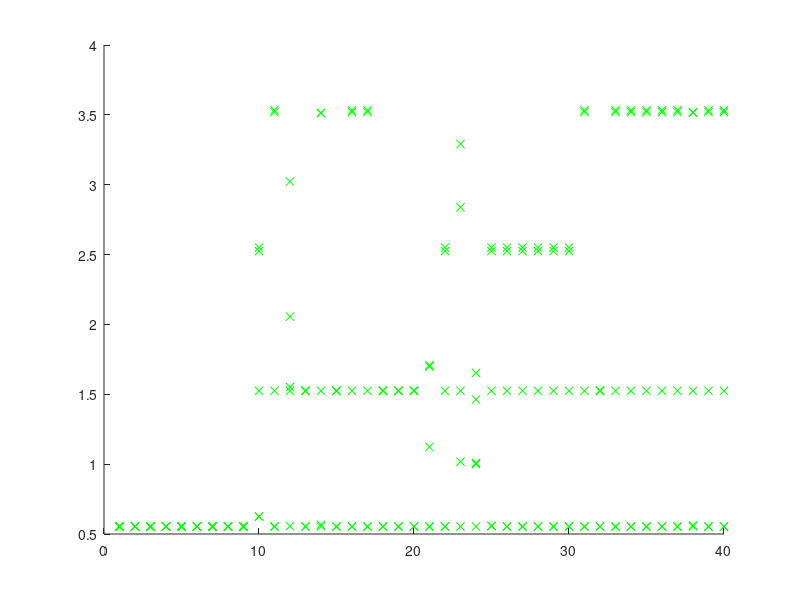

MATLAB code for this plot:

load MamdaniAllvsAll
load MamdaniA1vsAll
load MamdaniA2vsAll
load MamdaniA3vsAll
load MamdaniA4vsAll
load feat_temp


features_raw = feat_temp;

f1 = 4;
f2 = 5;
f3 = 11;
f4 = 17;

 %% Mamdani Classifier AllvsAll
 %  Test Window 1 Sensor 1
 
 d1 = cell2mat(features_raw{f1,1}(1,1));
 d2 = cell2mat(features_raw{f2,1}(1,1));
 d3 = cell2mat(features_raw{f3,1}(1,1));
 d4 = cell2mat(features_raw{f4,1}(1,1));
 
start = 1;
fine = 40;
TP = 0;
 for i = start:fine
 
    input = [d1(1,i) d2(1,i) d3(1,i) d4(1,i)];      
 
    output1 = evalfis(input, MamdaniAllvsAll);
    if (i >= 1 && i <=10)
        if output1 > 0 && output1 <=1
            TP = TP +1;
        end
    elseif (i >= 11 && i <=20)
        if output1 > 1 && output1 <=2
            TP = TP +1;
        end
    elseif (i >= 21 && i <=30)
         if output1 > 2 && output1 <=3
            TP = TP +1;
        end
    elseif (i >= 31 && i <=40)
           if output1 > 3 && output1 <=4
            TP = TP +1;
        end 
     end
   
    hold on;
 
    plot(i, output1, 'gx')
 
 end
 
 TPR_Mamdani_All_vs_All = TP / 40
 FNR_Mamdani_All_vs_All = 1 - TPR_Mamdani_All_vs_All

 
 %% Mamdani Classifier A1vsAll
 %  Test Window 1 Sensor 1
 
 d1 = cell2mat(features_raw{f1,1}(1,1));
 d2 = cell2mat(features_raw{f2,1}(1,1));
 d3 = cell2mat(features_raw{f3,1}(1,1));
 d4 = cell2mat(features_raw{f4,1}(1,1));
 
start = 1;
fine = 40;
TP = 0;
 for i = start:fine
 
    input = [d1(1,i) d2(1,i) d3(1,i) d4(1,i)];       
 
    output1 = evalfis(input,MamdaniA1vsAll);
    if (i >= 1 && i <=10)
        if output1 > 0 && output1 <=1
            TP = TP +1;
        end
    elseif (i >= 11 && i <=20)
        if output1 > 1 && output1 <=2
            TP = TP +1;
        end
    elseif (i >= 21 && i <=30)
         if output1 > 1 && output1 <=2
            TP = TP +1;
        end
    elseif (i >= 31 && i <=40)
           if output1 > 1 && output1 <=2
            TP = TP +1;
        end 
     end
   
    hold on;
 
    plot(i, output1, 'gx')
 
 end
 
 TPR_Mamdani_A1_vs_All = TP / 40
 FNR_Mamdani_A1_vs_All = 1 - TPR_Mamdani_A1_vs_All

 
 %% Mamdani Classifier A2vsAll
 %  Test Window 1 Sensor 1
 
 d1 = cell2mat(features_raw{f1,1}(1,1));
 d2 = cell2mat(features_raw{f2,1}(1,1));
 d3 = cell2mat(features_raw{f3,1}(1,1));
 d4 = cell2mat(features_raw{f4,1}(1,1));
 
start = 1;
fine = 40;
TP = 0;
 for i = start:fine
 
    input = [d1(1,i) d2(1,i) d3(1,i) d4(1,i)];       
 
    output1 = evalfis(input,MamdaniA2vsAll);
    if (i >= 1 && i <=10)
        if output1 > 0 && output1 <=1
            TP = TP +1;
        end
    elseif (i >= 11 && i <=20)
        if output1 > 1 && output1 <=2
            TP = TP +1;
        end
    elseif (i >= 21 && i <=30)
         if output1 > 0 && output1 <=1
            TP = TP +1;
        end
    elseif (i >= 31 && i <=40)
           if output1 > 0 && output1 <=1
            TP = TP +1;
        end 
     end
   
    hold on;
 
    plot(i, output1, 'gx')
 
 end
 
 TPR_Mamdani_A2_vs_All = TP / 40
 FNR_Mamdani_A2_vs_All = 1 - TPR_Mamdani_A2_vs_All
 %% Mamdani Classifier A3vsAll
 %  Test Window 1 Sensor 1
 
 d1 = cell2mat(features_raw{f1,1}(1,1));
 d2 = cell2mat(features_raw{f2,1}(1,1));
 d3 = cell2mat(features_raw{f3,1}(1,1));
 d4 = cell2mat(features_raw{f4,1}(1,1));
 
start = 1;
fine = 40;
TP = 0;
 for i = start:fine
 
    input = [d1(1,i) d2(1,i) d3(1,i) d4(1,i)];       
 
    output1 = evalfis(input, MamdaniA3vsAll);
    if (i >= 1 && i <=10)
        if output1 > 0 && output1 <=1
            TP = TP +1;
        end
    elseif (i >= 11 && i <=20)
        if output1 > 0 && output1 <=1
            TP = TP +1;
        end
    elseif (i >= 21 && i <=30)
         if output1 > 2 && output1 <=3
            TP = TP +1;
        end
    elseif (i >= 31 && i <=40)
           if output1 > 0 && output1 <=1
            TP = TP +1;
        end 
     end
   
    hold on;
 
    plot(i, output1, 'gx')
 
 end
 
 TPR_Mamdani_A3_vs_All = TP / 40
 FNR_Mamdani_A3_vs_All = 1 - TPR_Mamdani_A3_vs_All
 
 
 %% Mamdani Classifier A4vsAll
 %  Test Window 1 Sensor 1
 
 d1 = cell2mat(features_raw{f1,1}(1,1));
 d2 = cell2mat(features_raw{f2,1}(1,1));
 d3 = cell2mat(features_raw{f3,1}(1,1));
 d4 = cell2mat(features_raw{f4,1}(1,1));
 
start = 1;
fine = 40;
TP = 0;
 for i = start:fine
 
    input = [d1(1,i) d2(1,i) d3(1,i) d4(1,i)];       
 
    output1 = evalfis(input,MamdaniA4vsAll);
    if (i >= 1 && i <=10)
        if output1 > 0 && output1 <=1
            TP = TP +1;
        end
    elseif (i >= 11 && i <=20)
        if output1 > 0 && output1 <=1
            TP = TP +1;
        end
    elseif (i >= 21 && i <=30)
         if output1 > 0 && output1 <=1
            TP = TP +1;
        end
    elseif (i >= 31 && i <=40)
           if output1 > 3 && output1 <=4
            TP = TP +1;
        end 
     end
   
    hold on;
 
    plot(i, output1, 'gx')
 
 end
 
 TPR_Mamdani_A4_vs_All = TP / 40
 FNR_Mamdani_A4_vs_All = 1 - TPR_Mamdani_A4_vs_All
 
 